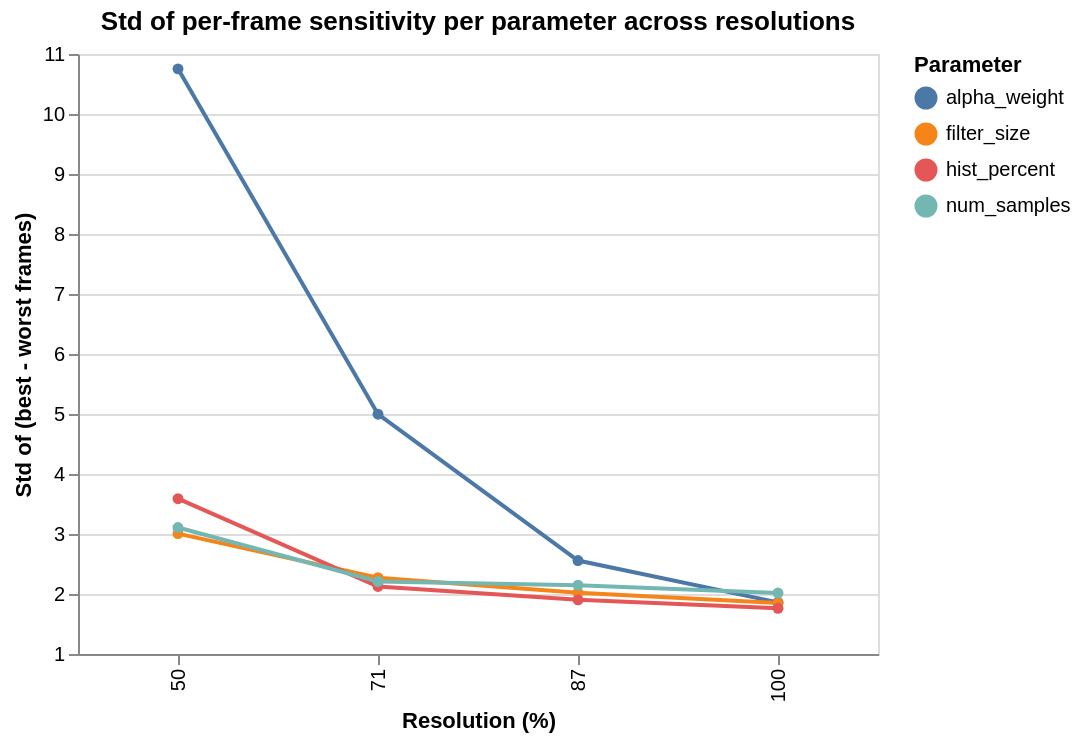

The cell this chart's notebook holds for it:
### Code cell
df_pervalue = load_perframe_pervalue("../dataset.json")

df_pervalue['sensitivity'] = df_pervalue['quality_best'] - df_pervalue['quality_worst']

agg = df_pervalue.groupby(['parameter', 'resolution'])['sensitivity'].std().reset_index()

alt.Chart(agg).mark_line(point=True).encode(
    x=alt.X('resolution:O', title='Resolution (%)'),
    y=alt.Y('sensitivity:Q', title='Std of (best - worst frames)', scale=alt.Scale(zero=False)),
    color=alt.Color('parameter:N', title='Parameter'),
    tooltip=['parameter', 'resolution', 'sensitivity']
).properties(
    title='Std of per-frame sensitivity per parameter across resolutions',
    width=400,
    height=300
)

### Figure 1 — Vega-Lite specification as saved in the notebook (floating-point values rounded to 4 significant figures)
{"config": {"view": {"continuousWidth": 300, "continuousHeight": 300}}, "data": {"name": "data-de70171d0c69c18bfb261b4f22e57aa4"}, "mark": {"type": "line", "point": true}, "encoding": {"color": {"field": "parameter", "title": "Parameter", "type": "nominal"}, "tooltip": [{"field": "parameter", "type": "nominal"}, {"field": "resolution", "type": "quantitative"}, {"field": "sensitivity", "type": "quantitative"}], "x": {"field": "resolution", "title": "Resolution (%)", "type": "ordinal"}, "y": {"field": "sensitivity", "scale": {"zero": false}, "title": "Std of (best - worst frames)", "type": "quantitative"}}, "height": 300, "title": "Std of per-frame sensitivity per parameter across resolutions", "width": 400, "$schema": "https://vega.github.io/schema/vega-lite/v6.1.0.json", "datasets": {"data-de70171d0c69c18bfb261b4f22e57aa4": [{"parameter": "alpha_weight", "resolution": 50, "sensitivity": 10.75}, {"parameter": "alpha_weight", "resolution": 71, "sensitivity": 4.997}, {"parameter": "alpha_weight", "resolution": 87, "sensitivity": 2.557}, {"parameter": "alpha_weight", "resolution": 100, "sensitivity": 1.861}, {"parameter": "filter_size", "resolution": 50, "sensitivity": 3.006}, {"parameter": "filter_size", "resolution": 71, "sensitivity": 2.272}, {"parameter": "filter_size", "resolution": 87, "sensitivity": 2.023}, {"parameter": "filter_size", "resolution": 100, "sensitivity": 1.849}, {"parameter": "hist_percent", "resolution": 50, "sensitivity": 3.589}, {"parameter": "hist_percent", "resolution": 71, "sensitivity": 2.125}, {"parameter": "hist_percent", "resolution": 87, "sensitivity": 1.902}, {"parameter": "hist_percent", "resolution": 100, "sensitivity": 1.761}, {"parameter": "num_samples", "resolution": 50, "sensitivity": 3.108}, {"parameter": "num_samples", "resolution": 71, "sensitivity": 2.209}, {"parameter": "num_samples", "resolution": 87, "sensitivity": 2.147}, {"parameter": "num_samples", "resolution": 100, "sensitivity": 2.015}]}}
